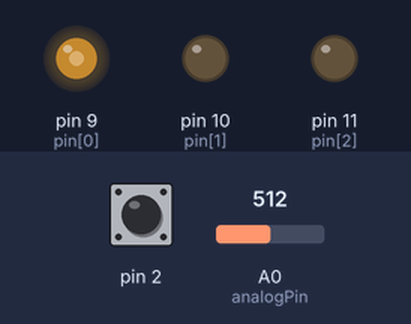
A sketch run on a simulated Arduino Uno, built with avr-gcc and run on an emulated ATmega328P. On the bench: output pins drawn as LEDs (lit = HIGH). The test bench sets the inputs (shaded band); at power-on: A0 (analogPin) = 512, pin 2 HIGH.

Above: at 1.2 s.
1.3 s: A0 (analogPin) set to 716
At 2.2 s:
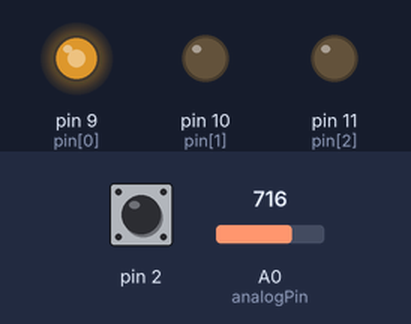
2.8 s: A0 (analogPin) set to 900
At 3.4 s:
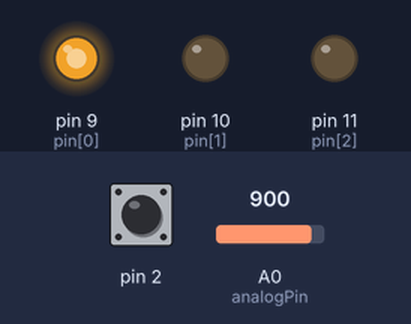
4.3 s: A0 (analogPin) set to 122
At 5.5 s:
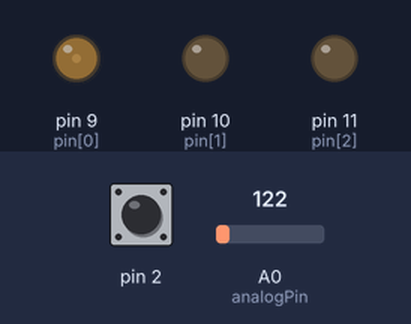
5.8 s: A0 (analogPin) set to 0
At 6.9 s:
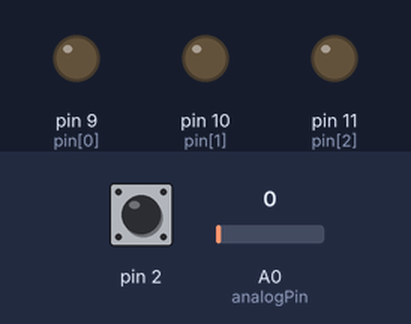
7.3 s: A0 (analogPin) set to 511
At 8.0 s:
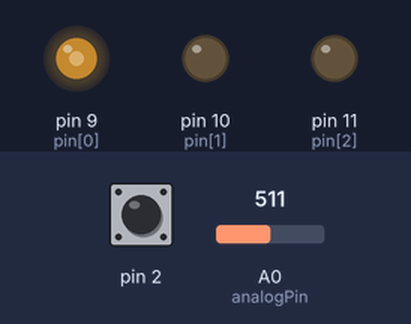
8.8 s: pin 2 pulsed LOW 2 times (0.12 s each, 0.3 s apart)
At 10.2 s:
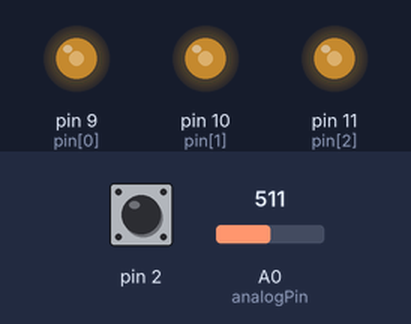
Timing chart, 0 to 11.8 s (numbered marks = the images above; inputs shaded):
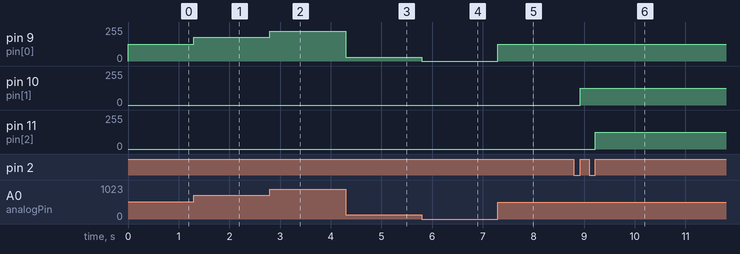

Measured:
- after the input at 1.3 s, pin 9 (pin[0]): 127/255 → 178/255 at once
- after the input at 2.8 s, pin 9 (pin[0]): 178/255 → 224/255 at once
- after the input at 4.3 s, pin 9 (pin[0]): 224/255 → 30/255 at once
- after the input at 5.8 s, pin 9 (pin[0]): 30/255 → 0/255 at once
- after the input at 7.3 s, pin 9 (pin[0]): 0/255 → 127/255 at once
- after the input at 8.8 s, pin 10 (pin[1]): 0/255 → 127/255 after 0.12 s; pin 11 (pin[2]): 0/255 → 127/255 after 0.42 s

The sketch:

10.8-2.ino
```cpp
const int pin[3] = {9,10,11};
int analogPin = A0;
int led = 0;
int brightness[3] = {0, 0, 0};
void setup() {
  // put your setup code here, to run once:
  for(int i=0;i<3;i++){
    pinMode(pin[i], OUTPUT);
  }
  pinMode(2, INPUT);
}

void loop() {
  // put your main code here, to run repeatedly:
  brightness[led] = map(analogRead(analogPin), 0, 1023, 0 ,255);
  if(digitalRead(2) == 0){
    delay(50);
    if(digitalRead(2) == 0){
      led++;
      if(led>=3){
        led = 0;
      }
      while(digitalRead(2)==0);
    }
  }
  analogWrite(pin[led], brightness[led]);
}
```
